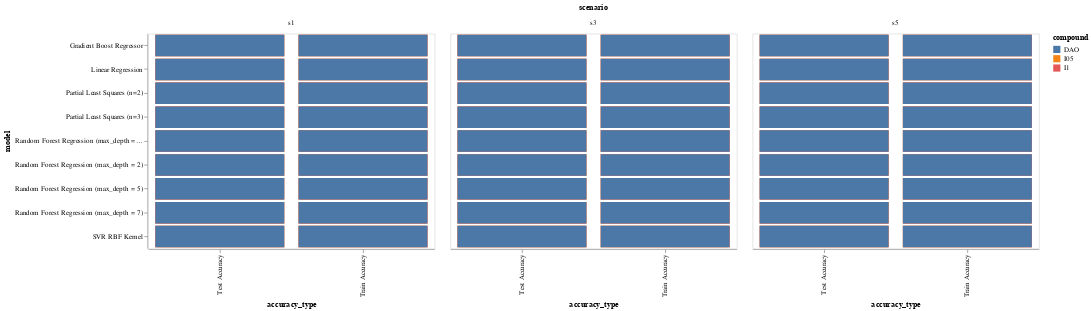

The notebook cell saved with this chart:
### Code cell
alt.Chart(df_prod).mark_bar().encode(
    alt.X('accuracy_type'),
    alt.Y('model'),
    alt.Color('compound'),
    alt.Facet('scenario')).

### Figure 1 — Vega-Lite specification as saved in the notebook (floating-point values rounded to 4 significant figures; data arrays with more than 128 entries replaced by an {"elided": "..."} marker saying what was removed)
{"$schema": "https://vega.github.io/schema/vega-lite/v3.4.0.json", "config": {"mark": {"tooltip": null}, "view": {"height": 300, "width": 400}}, "data": {"name": "data-cc2bec161ba0cfb6afb0ba854595afe7"}, "datasets": {"data-cc2bec161ba0cfb6afb0ba854595afe7": {"elided": "162 records"}}, "encoding": {"color": {"field": "compound", "type": "nominal"}, "facet": {"field": "scenario", "type": "nominal"}, "x": {"field": "accuracy_type", "type": "nominal"}, "y": {"field": "model", "type": "nominal"}}, "mark": "bar"}
